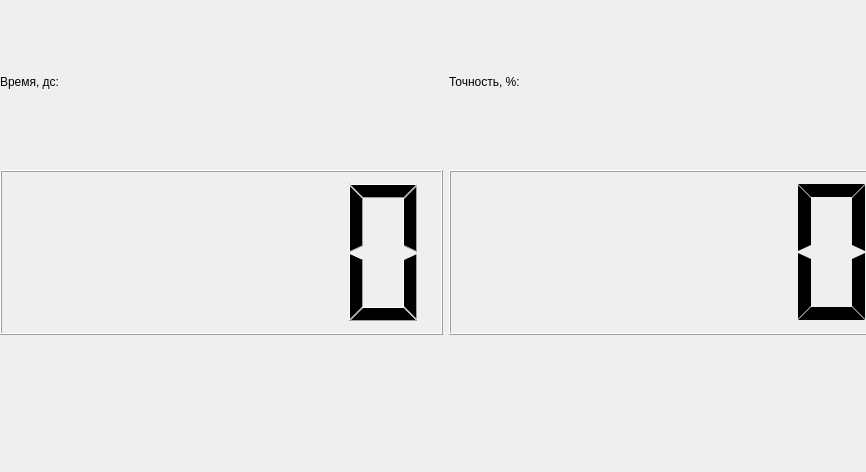
<?xml version="1.0" encoding="UTF-8"?>
<ui version="4.0">
 <class>MainWindow</class>
 <widget class="QMainWindow" name="MainWindow">
  <property name="geometry">
   <rect>
    <x>0</x>
    <y>0</y>
    <width>866</width>
    <height>472</height>
   </rect>
  </property>
  <property name="windowTitle">
   <string>MainWindow</string>
  </property>
  <widget class="QWidget" name="centralwidget">
   <widget class="QWidget" name="gridLayoutWidget">
    <property name="geometry">
     <rect>
      <x>0</x>
      <y>0</y>
      <width>1341</width>
      <height>561</height>
     </rect>
    </property>
    <layout class="QGridLayout" name="gridLayout">
     <item row="2" column="1">
      <widget class="QLCDNumber" name="accuracyLCD">
       <property name="smallDecimalPoint">
        <bool>false</bool>
       </property>
       <property name="segmentStyle">
        <enum>QLCDNumber::Flat</enum>
       </property>
      </widget>
     </item>
     <item row="2" column="2">
      <widget class="QLCDNumber" name="wpmLCD"/>
     </item>
     <item row="4" column="0" colspan="3">
      <widget class="QLabel" name="testLabel">
       <property name="text">
        <string/>
       </property>
      </widget>
     </item>
     <item row="0" column="1">
      <widget class="QLabel" name="accuracyLabel">
       <property name="text">
        <string>Точность, %:</string>
       </property>
      </widget>
     </item>
     <item row="2" column="0">
      <widget class="QLCDNumber" name="timerLCD"/>
     </item>
     <item row="0" column="2">
      <widget class="QLabel" name="wpmLabel">
       <property name="text">
        <string>Слов в минуту:</string>
       </property>
      </widget>
     </item>
     <item row="0" column="0">
      <widget class="QLabel" name="timerLabel">
       <property name="text">
        <string>Время, дс:</string>
       </property>
      </widget>
     </item>
     <item row="5" column="0">
      <widget class="QPushButton" name="startButton">
       <property name="text">
        <string>Начать</string>
       </property>
      </widget>
     </item>
     <item row="6" column="0">
      <widget class="QPushButton" name="stopButton">
       <property name="text">
        <string>Закончить</string>
       </property>
      </widget>
     </item>
     <item row="5" column="2">
      <widget class="QComboBox" name="languageChangeComboBox">
       <item>
        <property name="text">
         <string>Французский</string>
        </property>
       </item>
       <item>
        <property name="text">
         <string>Немецкий</string>
        </property>
       </item>
       <item>
        <property name="text">
         <string>Арабский</string>
        </property>
       </item>
       <item>
        <property name="text">
         <string>Белорусский</string>
        </property>
       </item>
       <item>
        <property name="text">
         <string>Иврит</string>
        </property>
       </item>
       <item>
        <property name="text">
         <string>Китайский</string>
        </property>
       </item>
      </widget>
     </item>
     <item row="5" column="1">
      <widget class="QLabel" name="chooseLanguageLabel">
       <property name="text">
        <string>Выбор языка:</string>
       </property>
       <property name="alignment">
        <set>Qt::AlignRight|Qt::AlignTrailing|Qt::AlignVCenter</set>
       </property>
      </widget>
     </item>
     <item row="6" column="1">
      <widget class="QPushButton" name="openTestButton">
       <property name="text">
        <string>Открыть задание</string>
       </property>
      </widget>
     </item>
    </layout>
   </widget>
  </widget>
 </widget>
 <resources/>
 <connections/>
</ui>
